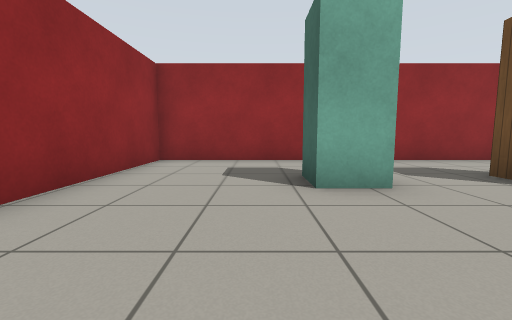
[1] (above)

16 first-person views from a walk through a robot-simulator world made for Gazebo. The camera is 0.72 m above the floor, tilts 6° down and sees 90° across. The floor is counted in squares, 1 m on a side. Each view is taken from the middle of a square. On the plan, view 1 faces up. The plan holds only what a view shows up to about 9 squares ahead; the rest is blank. Simple patterns stand in for the simulator's built-in surfaces.

[2]
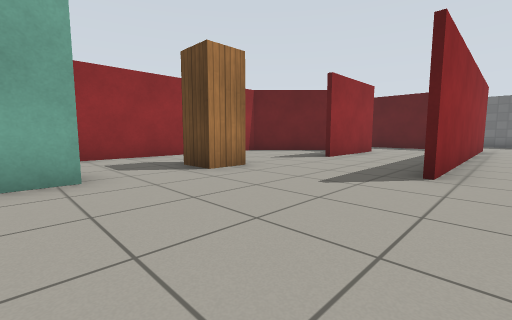

[3]
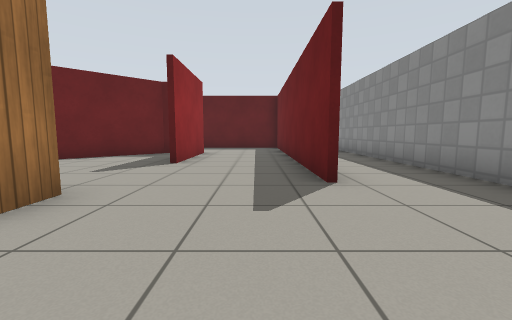

[4]
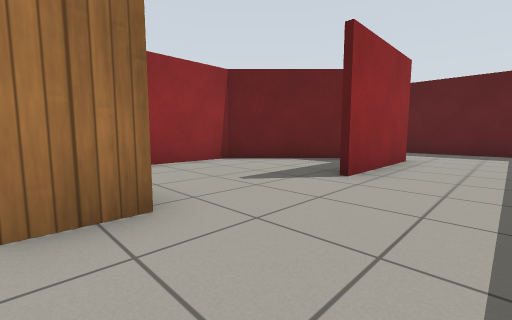

[5]
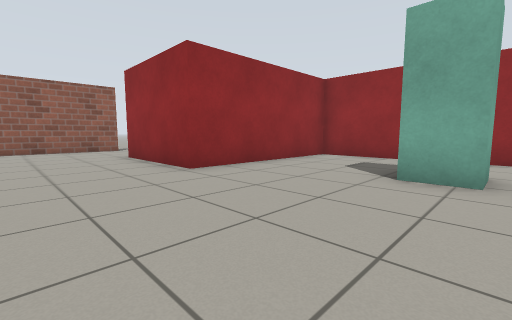

[6]
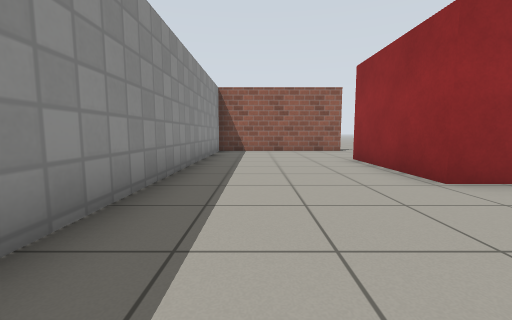

[7]
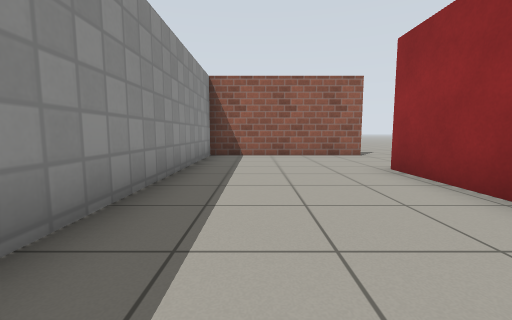

[8]
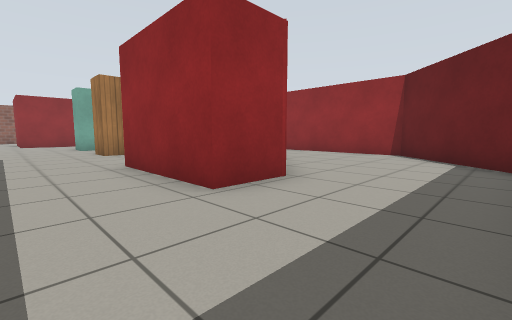

[9]
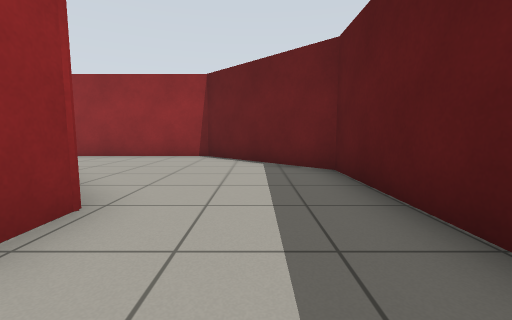

[10]
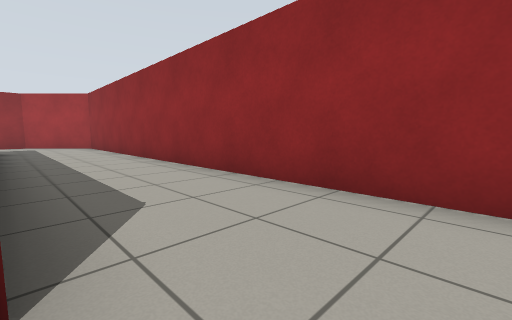

[11]
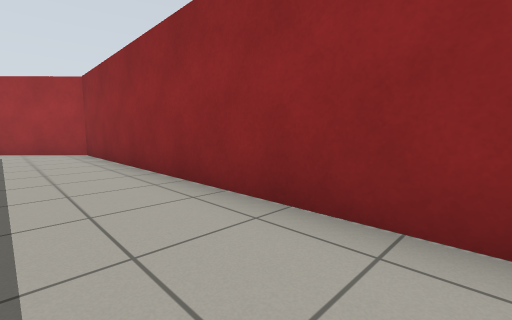

[12]
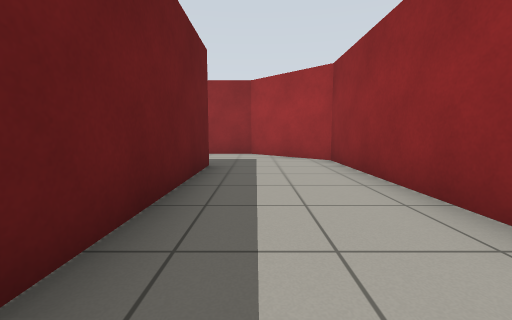

[13]
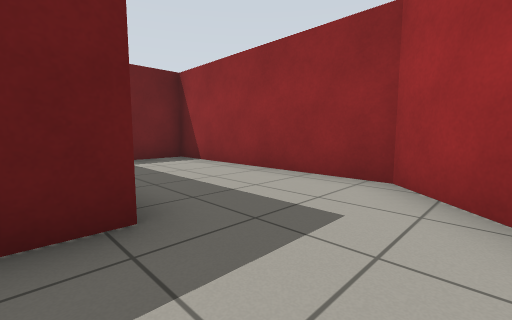

[14]
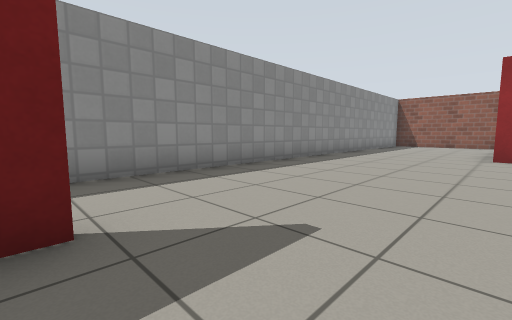

[15]
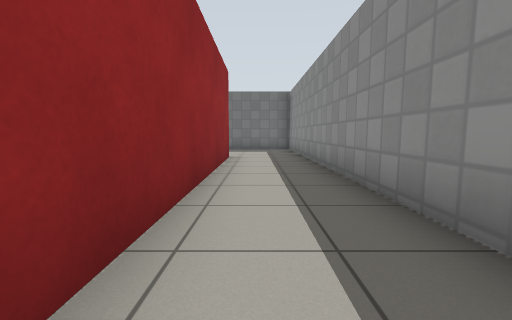

[16]
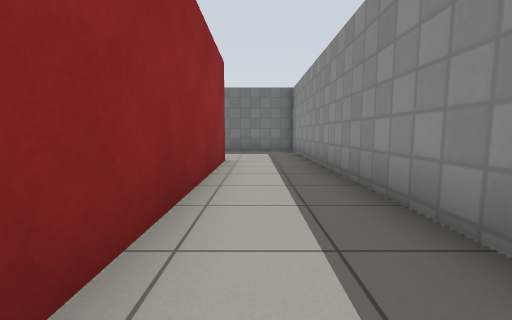

### Floor plan
Points are (right, up) in squares from view 1. A wall is a line through its corners. A room is listed if a view was taken in it or the views show most of it. See-through windows are left out.
Room 1 (views 1, 2, 3, 4, 5, 6, 7, 8, 9, 10, 11, 12, 13, 14, 15, 16)
walls: (5, 4) (5, 3.3) (4, 3.3) (4, 4.4); (1.8, 4.4) (1.8, 3.3) (0.8, 3.3) (0.8, 4.4); (5.6, 0) (11, 0); (11.2, 4.3) (8.7, 6.8) (-2.6, 6.8) (-2.6, 1.7) (-6.1, 1.7); (11.3, 4.5) (11.3, 2.9) (8, 2.9); (-2.8, 6.9) (2.1, 6.9); (14.5, 0.9) (14.5, 7) (11.5, 10) (-3.8, 10) (-5.3, 8.5); (14.8, -0.2) (5.6, -0.2); (-9.2, 1.5) (-9.2, -2.5) (15.6, -2.5)
ways out: opening at (-4, 7) to room 2; opening at (-7.5, 2); opening at (16, -1)
Room 2 (no view inside)
walls: (-5.3, 8.5) (-5.9, 7.8) (-5.9, 1.9) (-4.5, 1.9)
ways out: opening at (-4, 7) to room 1

Where each view was taken, in squares from view 1:
view 1: 0 up, 0 right, facing up
view 2: 1 down, 1 right, facing up-right
view 3: 1 up, 2 right, facing right
view 4: 1 up, 4 right, facing up-right
view 5: 1 down, 2 right, facing up-left
view 6: 1 down, 1 right, facing left
view 7: 1 down, 1 left, facing left
view 8: 1 up, 14 right, facing up-left
view 9: 2 up, 13 right, facing up
view 10: 7 up, 10 right, facing up-left
view 11: 8 up, 6 right, facing up-left
view 12: 8 up, 3 right, facing left
view 13: 9 up, 2 left, facing down-left
view 14: 2 up, 6 right, facing down-left
view 15: 1 down, 7 right, facing right
view 16: 1 down, 8 right, facing right
